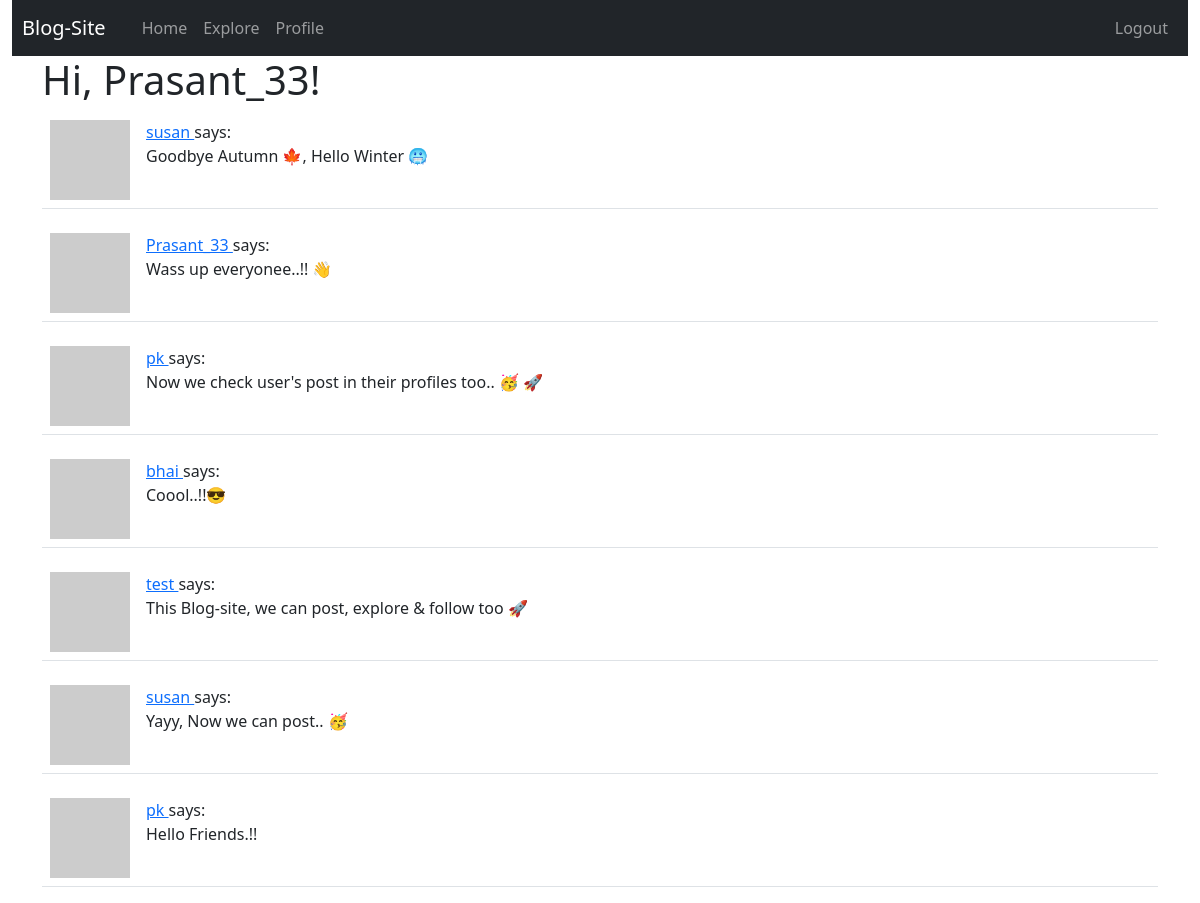
The page /explore (signed in) on the database as committed earlier.
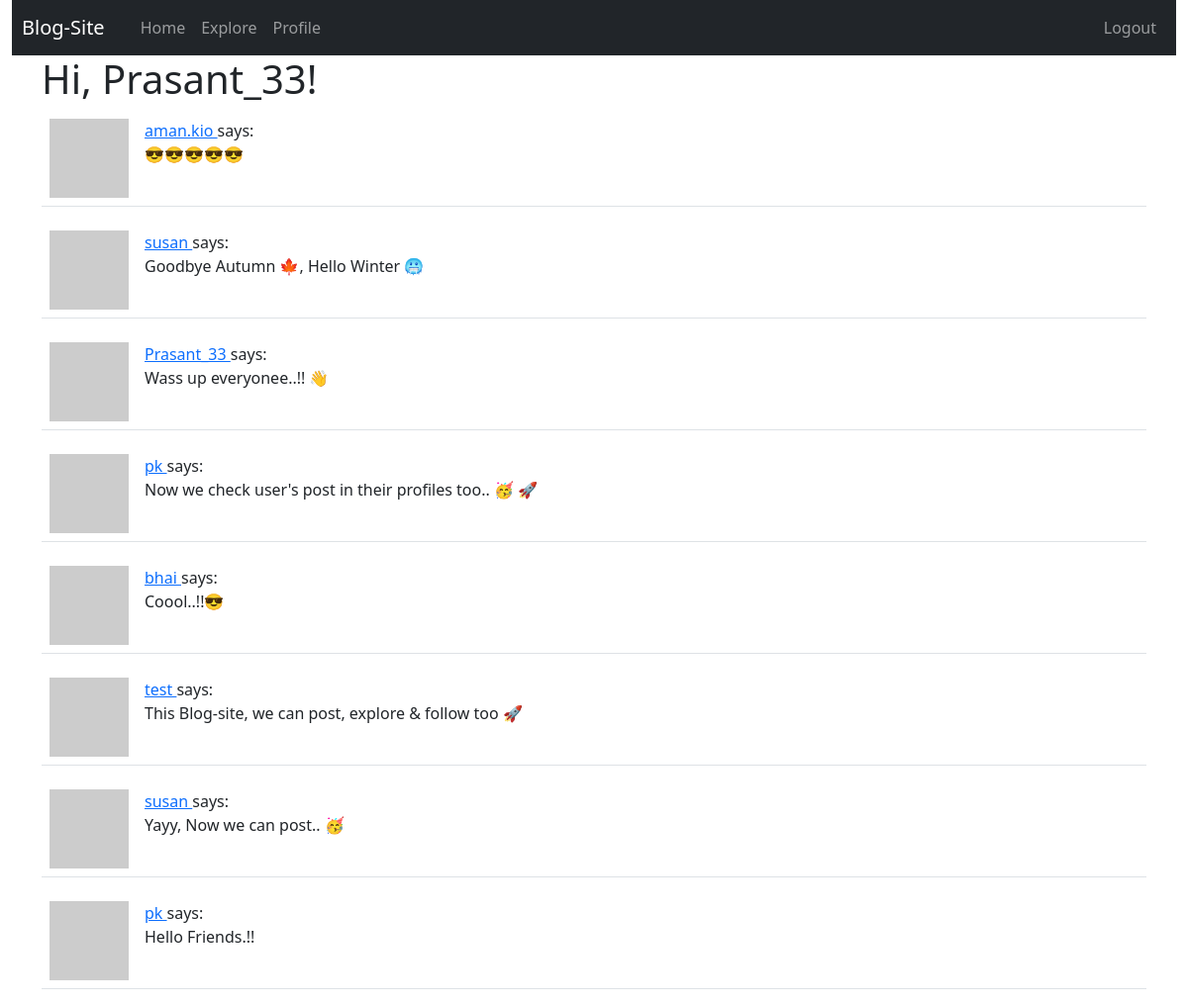
The same page on the database as committed later.
### app/models.py (models this page shows, shortened)
class Post(db.Model):
    id = db.Column(db.Integer, primary_key=True)
    body = db.Column(db.String(180))
    timestamp = db.Column(db.DateTime, index=True, default=datetime.utcnow)
    user_id = db.Column(db.Integer, db.ForeignKey('user.id'))

class User(UserMixin, db.Model):
    id = db.Column(db.Integer, primary_key=True)
    username = db.Column(db.String(64), index=True, unique=True)
    email = db.Column(db.String(120), index=True, unique=True)
    password_hash = db.Column(db.String(128))
    posts = db.relationship('Post', backref='author', lazy='dynamic')
    about_me = db.Column(db.String(140))
    last_seen = db.Column(db.DateTime, default=datetime.utcnow)
    def avatar(self, size):
        digest = md5(self.email.lower().encode('utf-8')).hexdigest()
        return 'https://www.gravatar.com/avatar/{}?d=identicon&s={}'.format(digest, size)
    followed = db.relationship(
        'User', secondary=followers,
        primaryjoin=(followers.c.follower_id == id),
        secondaryjoin=(followers.c.followed_id == id),
        backref=db.backref('followers', lazy='dynamic'), lazy='dynamic')

### app/routes.py (the view)
@app.route('/explore')
@login_required
def explore():
    page = request.args.get('page', 1, type=int)
    posts = Post.query.order_by(Post.timestamp.desc()).paginate(
        page, app.config['POSTS_PER_PAGE'], False)
    next_url = url_for('explore', page=posts.next_num) \
        if posts.has_next else None
    prev_url = url_for('explore', page=posts.prev_num) \
        if posts.has_prev else None
    return render_template('index.html', title='Explore', posts=posts.items,
                        next_url=next_url, prev_url=prev_url)

### app/models.py (called while the page is built)
@login.user_loader
def load_user(id):
    return User.query.get(int(id))

### app/routes.py (called while the page is built)
@app.before_request
def before_request():
    if current_user.is_authenticated:
        current_user.last_seen = datetime.utcnow()
        db.session.commit()

### app/templates/index.html (shortened to what this page needs)
{% extends "base.html" %}
{% block content %}
    <h1>Hi, {{ current_user.username }}!</h1>
    {% for post in posts %}
        {% include '_post.html' %}
    {% endfor %}
{% endblock %}

### app/templates/_post.html
<table class="table table-hover">
    <tr>
        <td width="70px">
            <a href="{{ url_for('user', username=post.author.username) }}">
                <img class="img-post" src="{{ post.author.avatar(70) }} " alt="user avatar">
            </a>
        </td>
        <td>
            <a href="{{ url_for('user', username=post.author.username) }}  ">
                {{ post.author.username }}
            </a>
            says: <br>
            {{ post.body }}
        </td>
    </tr>
</table>

Rows that differ between the two databases and show on the page:
added Post: author.username "aman.kio", body "😎😎😎😎😎"
